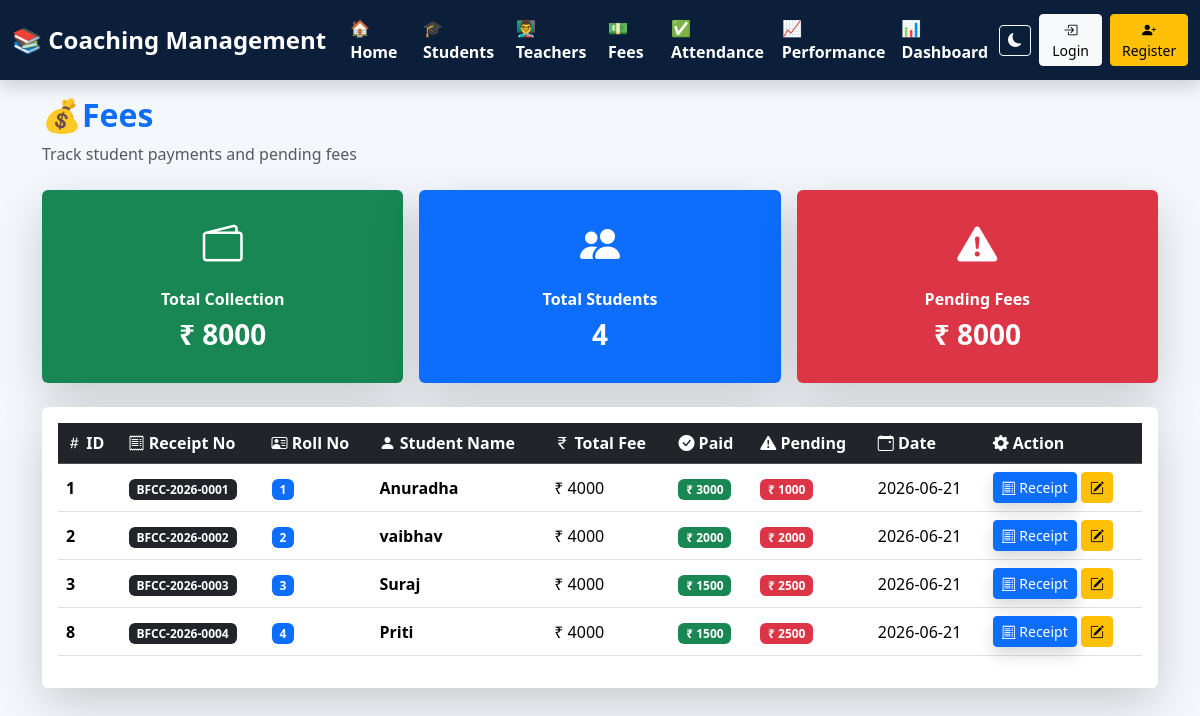
The page /fees on the database its author committed.
### tables this page shows
CREATE TABLE fees(

        id INTEGER PRIMARY KEY AUTOINCREMENT,
        receipt_no TEXT UNIQUE,
        student_id INTEGER NOT NULL,
        total_fee INTEGER NOT NULL,
        paid_fee INTEGER NOT NULL,
        date TEXT NOT NULL,

        FOREIGN KEY(student_id)
        REFERENCES students(id)
        ON DELETE CASCADE

    );

CREATE TABLE students(

        id INTEGER PRIMARY KEY AUTOINCREMENT,
        roll_no INTEGER UNIQUE,
        name TEXT,
        father_name TEXT,
        surname TEXT,
        mobile TEXT,
        course TEXT,
        batch TEXT,
        address TEXT,
        admission_date TEXT,
        status TEXT

    , photo TEXT DEFAULT 'default.png');

### app.py (the view)
@app.route("/fees")
def fees():
    conn = get_connection()
    fees = conn.execute("""
    SELECT
    fees.id,
    fees.receipt_no,
    students.roll_no,
    students.name,
    fees.total_fee,
    fees.paid_fee,
    fees.date

    FROM fees
    INNER JOIN students
    ON fees.student_id = students.id
    ORDER BY fees.id ASC

    """).fetchall()
    total_collection = conn.execute("""
    SELECT IFNULL(SUM(paid_fee),0)
    FROM fees
    """).fetchone()[0]
    total_students = conn.execute("""
    SELECT COUNT(*)
    FROM students
    """).fetchone()[0]
    pending_fee = conn.execute("""
    SELECT IFNULL(SUM(total_fee-paid_fee),0)
    FROM fees
    """).fetchone()[0]
    conn.close()
    return render_template(
        "fees.html",
        fees=fees,
        total_collection=total_collection,
        total_students=total_students,
        pending_fee=pending_fee,
    )

### db.py (called while the page is built)
def get_connection():
    conn = sqlite3.connect(DATABASE)
    conn.row_factory = sqlite3.Row
    conn.execute("PRAGMA foreign_keys = ON")
    return conn

### templates/fees.html (shortened to what this page needs)
{% extends "base.html" %}
{% block content %}
<div class="d-flex justify-content-between align-items-center mb-4 flex-wrap">
<div>
<h2 class="fw-bold text-primary">
💰Fees
</h2>
<p class="text-muted mb-0">
Track student payments and pending fees
</p>
</div>
</div>
<div class="row g-3 mb-4">
<div class="col-md-4">
<div class="card shadow-lg border-0 text-center p-4 bg-success text-white">
<i class="bi bi-wallet2 fs-1"></i>
<h6 class="mt-3 fw-bold">
Total Collection
</h6>
<h3 class="fw-bold">
₹ {{ total_collection }}
</h3>
</div>
</div>
<div class="col-md-4">
<div class="card shadow-lg border-0 text-center p-4 bg-primary text-white">
<i class="bi bi-people-fill fs-1"></i>
<h6 class="mt-3 fw-bold">
Total Students
</h6>
<h3 class="fw-bold">
{{ total_students }}
</h3>
</div>
</div>
<div class="col-md-4">
<div class="card shadow-lg border-0 text-center p-4 bg-danger text-white">
<i class="bi bi-exclamation-triangle-fill fs-1"></i>
<h6 class="mt-3 fw-bold">
Pending Fees
</h6>
<h3 class="fw-bold">
₹ {{ pending_fee }}
</h3>
</div>
</div>
</div>
<div class="card shadow-lg border-0 p-3">
<div class="table-responsive">
<table class="table table-hover align-middle">
<thead class="table-dark">
<tr>
<th>
<i class="bi bi-hash"></i>
ID
</th>
<th>
    <i class="bi bi-receipt"></i>
    Receipt No
</th>
<th>
<i class="bi bi-person-vcard"></i>
Roll No
</th>
<th>
<i class="bi bi-person-fill"></i>
Student Name
</th>
<th>
<i class="bi bi-currency-rupee"></i>
Total Fee
</th>
<th>
<i class="bi bi-check-circle-fill"></i>
Paid
</th>
<th>
<i class="bi bi-exclamation-triangle-fill"></i>
Pending
</th>
<th>
<i class="bi bi-calendar-event"></i>
Date
</th>
<th>
<i class="bi bi-gear-fill"></i>
Action
</th>
</tr>
</thead>
<tbody>
{% for f in fees %}
<tr>
<td class="fw-bold">
{{ f.id }}
</td>
<td>
    <span class="badge bg-dark">
        {{ f.receipt_no }}
    </span>
</td>
<td>
<span class="badge bg-primary">
{{ f.roll_no }}
</span>
</td>
<td class="fw-semibold">
{{ f.name }}
</td>
<td>
₹ {{ f.total_fee }}
</td>
<td>
<span class="badge bg-success">
₹ {{ f.paid_fee }}
</span>
</td>
<td>
<span class="badge bg-danger">
₹ {{ f.total_fee - f.paid_fee }}
</span>
</td>
<td>
{{ f.date }}
</td>
<td>
<a href="/fee_receipt/{{ f.id }}"
class="btn btn-primary btn-sm shadow">
<i class="bi bi-receipt-cutoff"></i>
Receipt
</a>
<a href="/edit_fee/{{ f.id }}"
class="btn btn-warning btn-sm ">
    <i class="bi bi-pencil-square"></i>
</a>
</td>
</tr>
{% endfor %}
</tbody>
</table>
</div>
</div>
{% endblock %}

### templates/base.html (style rules this page uses)
body { background:#f4f7fb; transition:0.3s; }

### rows shown on the page
fees: id "1", receipt_no "BFCC-2026-0001", roll_no "1", name "Anuradha", total_fee "4000", paid_fee "3000", f.total_fee-f.paid_fee "1000", date "2026-06-21"
fees: id "2", receipt_no "BFCC-2026-0002", roll_no "2", name "vaibhav", total_fee "4000", paid_fee "2000", f.total_fee-f.paid_fee "2000", date "2026-06-21"
fees: id "3", receipt_no "BFCC-2026-0003", roll_no "3", name "Suraj", total_fee "4000", paid_fee "1500", f.total_fee-f.paid_fee "2500", date "2026-06-21"
fees: id "8", receipt_no "BFCC-2026-0004", roll_no "4", name "Priti", total_fee "4000", paid_fee "1500", f.total_fee-f.paid_fee "2500", date "2026-06-21"

### other values the page prints
{{ total_collection }} "8000"
{{ total_students }} "4"
{{ pending_fee }} "8000"
